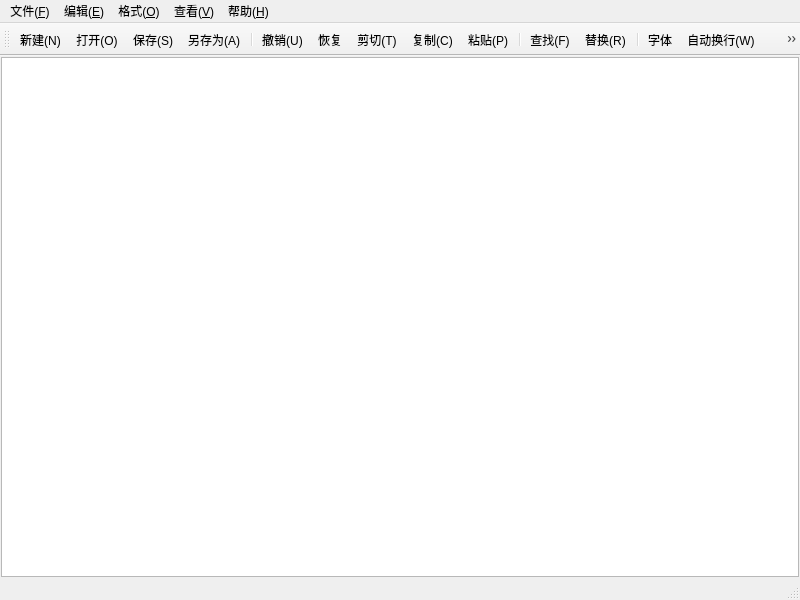
<?xml version="1.0" encoding="UTF-8"?>
<ui version="4.0">
 <class>MainWindow</class>
 <widget class="QMainWindow" name="MainWindow">
  <property name="geometry">
   <rect>
    <x>0</x>
    <y>0</y>
    <width>800</width>
    <height>600</height>
   </rect>
  </property>
  <property name="windowTitle">
   <string>MainWindow</string>
  </property>
  <widget class="QWidget" name="centralwidget">
   <layout class="QVBoxLayout" name="verticalLayout">
    <property name="spacing">
     <number>0</number>
    </property>
    <property name="leftMargin">
     <number>1</number>
    </property>
    <property name="topMargin">
     <number>1</number>
    </property>
    <property name="rightMargin">
     <number>1</number>
    </property>
    <property name="bottomMargin">
     <number>1</number>
    </property>
    <item>
     <widget class="CodeEditor" name="textEditor"/>
    </item>
   </layout>
  </widget>
  <widget class="QMenuBar" name="menubar">
   <property name="geometry">
    <rect>
     <x>0</x>
     <y>0</y>
     <width>800</width>
     <height>25</height>
    </rect>
   </property>
   <widget class="QMenu" name="menu">
    <property name="title">
     <string>文件(&amp;F)</string>
    </property>
    <addaction name="actionNew"/>
    <addaction name="actionOpen"/>
    <addaction name="actionSave"/>
    <addaction name="actionSaveAs"/>
    <addaction name="separator"/>
    <addaction name="actionExit"/>
   </widget>
   <widget class="QMenu" name="menu_E">
    <property name="title">
     <string>编辑(&amp;E)</string>
    </property>
    <addaction name="actionUndo"/>
    <addaction name="actionRedo"/>
    <addaction name="separator"/>
    <addaction name="actionCopy"/>
    <addaction name="actionCut"/>
    <addaction name="actionPaste"/>
    <addaction name="separator"/>
    <addaction name="actionFind"/>
    <addaction name="actionReplace"/>
    <addaction name="separator"/>
    <addaction name="actionSelectAll"/>
   </widget>
   <widget class="QMenu" name="menu_O">
    <property name="title">
     <string>格式(&amp;O)</string>
    </property>
    <addaction name="actionFont"/>
    <addaction name="actionFontColor"/>
    <addaction name="actionFontBackgroundColor"/>
    <addaction name="actionBackgroundColor"/>
    <addaction name="actionLineWrap"/>
    <addaction name="actionShowLineNumber"/>
   </widget>
   <widget class="QMenu" name="menu_V">
    <property name="title">
     <string>查看(&amp;V)</string>
    </property>
    <addaction name="actiontoolsbar"/>
    <addaction name="actionStatebar"/>
   </widget>
   <widget class="QMenu" name="menu_H">
    <property name="title">
     <string>帮助(&amp;H)</string>
    </property>
    <addaction name="actionAbout"/>
   </widget>
   <addaction name="menu"/>
   <addaction name="menu_E"/>
   <addaction name="menu_O"/>
   <addaction name="menu_V"/>
   <addaction name="menu_H"/>
  </widget>
  <widget class="QStatusBar" name="statusbar"/>
  <widget class="QToolBar" name="toolBar">
   <property name="windowTitle">
    <string>toolBar</string>
   </property>
   <attribute name="toolBarArea">
    <enum>TopToolBarArea</enum>
   </attribute>
   <attribute name="toolBarBreak">
    <bool>false</bool>
   </attribute>
   <addaction name="actionNew"/>
   <addaction name="actionOpen"/>
   <addaction name="actionSave"/>
   <addaction name="actionSaveAs"/>
   <addaction name="separator"/>
   <addaction name="actionUndo"/>
   <addaction name="actionRedo"/>
   <addaction name="actionCut"/>
   <addaction name="actionCopy"/>
   <addaction name="actionPaste"/>
   <addaction name="separator"/>
   <addaction name="actionFind"/>
   <addaction name="actionReplace"/>
   <addaction name="separator"/>
   <addaction name="actionFont"/>
   <addaction name="actionLineWrap"/>
   <addaction name="actionSelectAll"/>
   <addaction name="separator"/>
   <addaction name="actiontoolsbar"/>
   <addaction name="actionStatebar"/>
   <addaction name="actionShowLineNumber"/>
   <addaction name="separator"/>
  </widget>
  <action name="actionNew">
   <property name="icon">
    <iconset resource="res.qrc">
     <normaloff>:/icons/new.png</normaloff>:/icons/new.png</iconset>
   </property>
   <property name="text">
    <string>新建(&amp;N)</string>
   </property>
   <property name="toolTip">
    <string>新建</string>
   </property>
   <property name="shortcut">
    <string>Ctrl+N</string>
   </property>
   <property name="menuRole">
    <enum>QAction::MenuRole::NoRole</enum>
   </property>
  </action>
  <action name="actionOpen">
   <property name="icon">
    <iconset resource="res.qrc">
     <normaloff>:/icons/open.png</normaloff>:/icons/open.png</iconset>
   </property>
   <property name="text">
    <string>打开(&amp;O)</string>
   </property>
   <property name="toolTip">
    <string>打开</string>
   </property>
   <property name="shortcut">
    <string>Ctrl+O</string>
   </property>
   <property name="menuRole">
    <enum>QAction::MenuRole::NoRole</enum>
   </property>
  </action>
  <action name="actionSave">
   <property name="icon">
    <iconset resource="res.qrc">
     <normaloff>:/icons/save.png</normaloff>:/icons/save.png</iconset>
   </property>
   <property name="text">
    <string>保存(&amp;S)</string>
   </property>
   <property name="toolTip">
    <string>保存</string>
   </property>
   <property name="shortcut">
    <string>Ctrl+S</string>
   </property>
   <property name="menuRole">
    <enum>QAction::MenuRole::NoRole</enum>
   </property>
  </action>
  <action name="actionSaveAs">
   <property name="icon">
    <iconset resource="res.qrc">
     <normaloff>:/icons/saveas.png</normaloff>:/icons/saveas.png</iconset>
   </property>
   <property name="text">
    <string>另存为(&amp;A)</string>
   </property>
   <property name="toolTip">
    <string>另存为</string>
   </property>
   <property name="menuRole">
    <enum>QAction::MenuRole::NoRole</enum>
   </property>
  </action>
  <action name="actionUndo">
   <property name="icon">
    <iconset resource="res.qrc">
     <normaloff>:/icons/back.png</normaloff>:/icons/back.png</iconset>
   </property>
   <property name="text">
    <string>撤销(&amp;U)</string>
   </property>
   <property name="toolTip">
    <string>撤销</string>
   </property>
   <property name="shortcut">
    <string>Ctrl+Z</string>
   </property>
   <property name="menuRole">
    <enum>QAction::MenuRole::NoRole</enum>
   </property>
  </action>
  <action name="actionRedo">
   <property name="icon">
    <iconset resource="res.qrc">
     <normaloff>:/icons/forward.png</normaloff>:/icons/forward.png</iconset>
   </property>
   <property name="text">
    <string>恢复</string>
   </property>
   <property name="toolTip">
    <string>恢复</string>
   </property>
   <property name="shortcut">
    <string>Ctrl+Shift+Z</string>
   </property>
   <property name="menuRole">
    <enum>QAction::MenuRole::NoRole</enum>
   </property>
  </action>
  <action name="actionCut">
   <property name="icon">
    <iconset resource="res.qrc">
     <normaloff>:/icons/cut.png</normaloff>:/icons/cut.png</iconset>
   </property>
   <property name="text">
    <string>剪切(&amp;T)</string>
   </property>
   <property name="toolTip">
    <string>剪切</string>
   </property>
   <property name="shortcut">
    <string>Ctrl+X</string>
   </property>
   <property name="menuRole">
    <enum>QAction::MenuRole::NoRole</enum>
   </property>
  </action>
  <action name="actionCopy">
   <property name="icon">
    <iconset resource="res.qrc">
     <normaloff>:/icons/copy.png</normaloff>:/icons/copy.png</iconset>
   </property>
   <property name="text">
    <string>复制(&amp;C)</string>
   </property>
   <property name="toolTip">
    <string>复制</string>
   </property>
   <property name="shortcut">
    <string>Ctrl+C</string>
   </property>
   <property name="menuRole">
    <enum>QAction::MenuRole::NoRole</enum>
   </property>
  </action>
  <action name="actionPaste">
   <property name="icon">
    <iconset resource="res.qrc">
     <normaloff>:/icons/paste.png</normaloff>:/icons/paste.png</iconset>
   </property>
   <property name="text">
    <string>粘贴(&amp;P)</string>
   </property>
   <property name="toolTip">
    <string>粘贴</string>
   </property>
   <property name="shortcut">
    <string>Ctrl+V</string>
   </property>
   <property name="menuRole">
    <enum>QAction::MenuRole::NoRole</enum>
   </property>
  </action>
  <action name="actionFind">
   <property name="icon">
    <iconset resource="res.qrc">
     <normaloff>:/icons/find.png</normaloff>:/icons/find.png</iconset>
   </property>
   <property name="text">
    <string>查找(&amp;F)</string>
   </property>
   <property name="toolTip">
    <string>查找</string>
   </property>
   <property name="shortcut">
    <string>Ctrl+F</string>
   </property>
   <property name="menuRole">
    <enum>QAction::MenuRole::NoRole</enum>
   </property>
  </action>
  <action name="actionReplace">
   <property name="icon">
    <iconset resource="res.qrc">
     <normaloff>:/icons/replace.png</normaloff>:/icons/replace.png</iconset>
   </property>
   <property name="text">
    <string>替换(&amp;R)</string>
   </property>
   <property name="toolTip">
    <string>替换</string>
   </property>
   <property name="shortcut">
    <string>Ctrl+H</string>
   </property>
   <property name="menuRole">
    <enum>QAction::MenuRole::NoRole</enum>
   </property>
  </action>
  <action name="actionFont">
   <property name="icon">
    <iconset resource="res.qrc">
     <normaloff>:/icons/font.png</normaloff>:/icons/font.png</iconset>
   </property>
   <property name="text">
    <string>字体</string>
   </property>
   <property name="toolTip">
    <string>字体</string>
   </property>
   <property name="menuRole">
    <enum>QAction::MenuRole::NoRole</enum>
   </property>
  </action>
  <action name="actionSelectAll">
   <property name="icon">
    <iconset resource="res.qrc">
     <normaloff>:/icons/selectAll.png</normaloff>:/icons/selectAll.png</iconset>
   </property>
   <property name="text">
    <string>全选</string>
   </property>
   <property name="toolTip">
    <string>全选</string>
   </property>
   <property name="shortcut">
    <string>Ctrl+A</string>
   </property>
   <property name="menuRole">
    <enum>QAction::MenuRole::NoRole</enum>
   </property>
  </action>
  <action name="actionLineWrap">
   <property name="icon">
    <iconset resource="res.qrc">
     <normaloff>:/icons/manu.png</normaloff>:/icons/manu.png</iconset>
   </property>
   <property name="text">
    <string>自动换行(&amp;W)</string>
   </property>
   <property name="toolTip">
    <string>自动换行</string>
   </property>
   <property name="menuRole">
    <enum>QAction::MenuRole::NoRole</enum>
   </property>
  </action>
  <action name="actiontoolsbar">
   <property name="icon">
    <iconset resource="res.qrc">
     <normaloff>:/icons/tools.png</normaloff>:/icons/tools.png</iconset>
   </property>
   <property name="text">
    <string>工具栏(&amp;N)</string>
   </property>
   <property name="toolTip">
    <string>工具栏</string>
   </property>
   <property name="menuRole">
    <enum>QAction::MenuRole::NoRole</enum>
   </property>
  </action>
  <action name="actionStatebar">
   <property name="icon">
    <iconset resource="res.qrc">
     <normaloff>:/icons/state.png</normaloff>:/icons/state.png</iconset>
   </property>
   <property name="text">
    <string>状态栏(&amp;M)</string>
   </property>
   <property name="toolTip">
    <string>状态栏</string>
   </property>
   <property name="menuRole">
    <enum>QAction::MenuRole::NoRole</enum>
   </property>
  </action>
  <action name="actionExit">
   <property name="text">
    <string>退出(&amp;X)</string>
   </property>
   <property name="toolTip">
    <string>退出</string>
   </property>
   <property name="menuRole">
    <enum>QAction::MenuRole::NoRole</enum>
   </property>
  </action>
  <action name="actionAbout">
   <property name="icon">
    <iconset theme="QIcon::ThemeIcon::HelpAbout"/>
   </property>
   <property name="text">
    <string>关于(&amp;A)</string>
   </property>
   <property name="toolTip">
    <string>关于</string>
   </property>
   <property name="menuRole">
    <enum>QAction::MenuRole::NoRole</enum>
   </property>
  </action>
  <action name="actionFontColor">
   <property name="text">
    <string>字体颜色</string>
   </property>
   <property name="toolTip">
    <string>设置字体颜色</string>
   </property>
   <property name="menuRole">
    <enum>QAction::MenuRole::NoRole</enum>
   </property>
  </action>
  <action name="actionFontBackgroundColor">
   <property name="text">
    <string>字体背景色</string>
   </property>
   <property name="toolTip">
    <string>设置字体背景色</string>
   </property>
   <property name="menuRole">
    <enum>QAction::MenuRole::NoRole</enum>
   </property>
  </action>
  <action name="actionBackgroundColor">
   <property name="text">
    <string>编辑器背景色</string>
   </property>
   <property name="toolTip">
    <string>设置编辑器背景色</string>
   </property>
   <property name="menuRole">
    <enum>QAction::MenuRole::NoRole</enum>
   </property>
  </action>
  <action name="actionShowLineNumber">
   <property name="icon">
    <iconset resource="res.qrc">
     <normaloff>:/icons/lineNumber.png</normaloff>:/icons/lineNumber.png</iconset>
   </property>
   <property name="text">
    <string>显示行号</string>
   </property>
   <property name="toolTip">
    <string>显示行号</string>
   </property>
   <property name="menuRole">
    <enum>QAction::MenuRole::NoRole</enum>
   </property>
  </action>
 </widget>
 <customwidgets>
  <customwidget>
   <class>CodeEditor</class>
   <extends>QPlainTextEdit</extends>
   <header location="global">codeeditor.h</header>
  </customwidget>
 </customwidgets>
 <resources>
  <include location="res.qrc"/>
 </resources>
 <connections/>
</ui>
